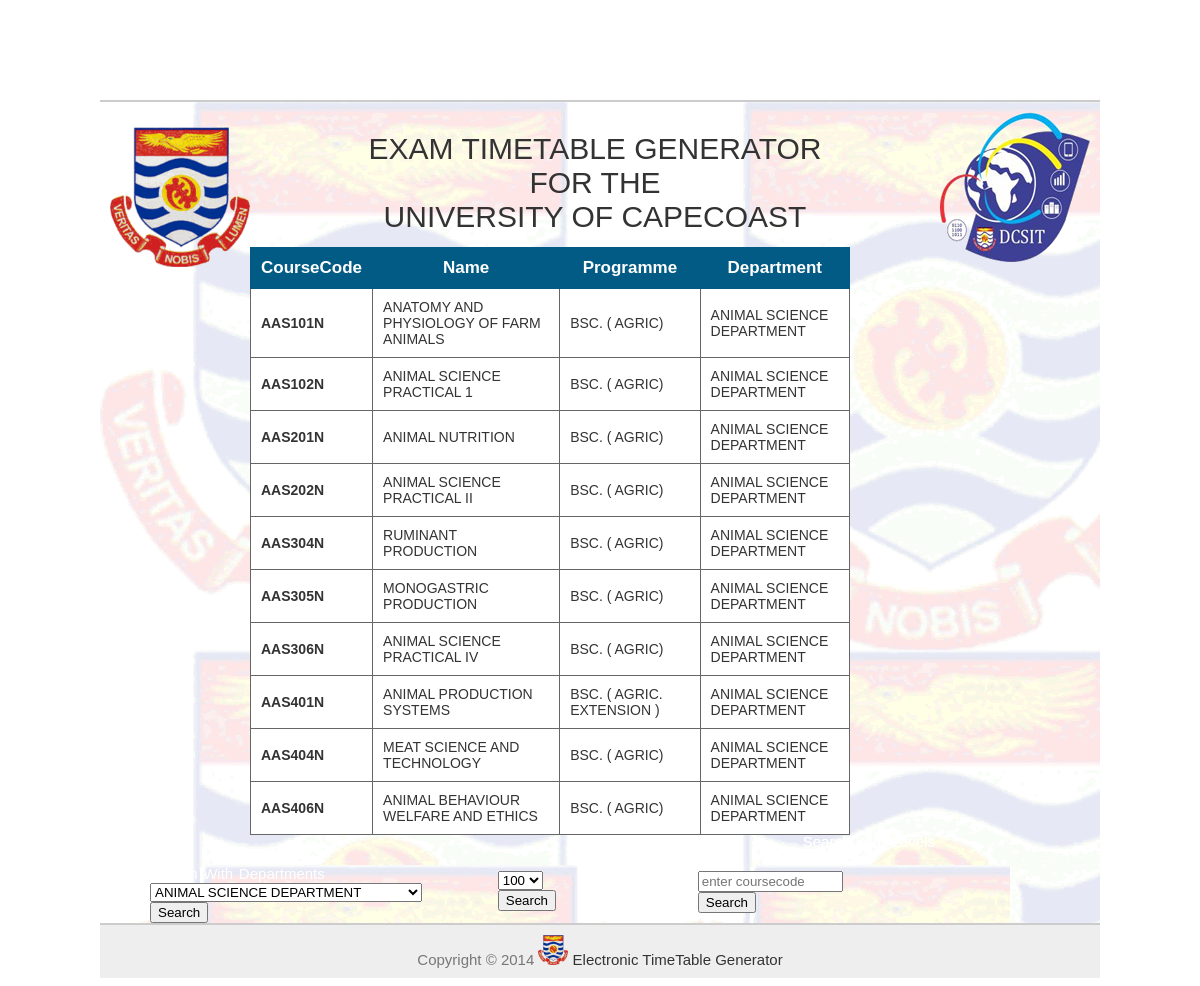
The page /sampleWebApp/finaladvancedSearch.php?departments=ANIMAL SCIENCE DEPARTMENT on the database its author committed.
### tables this page shows
CREATE TABLE IF NOT EXISTS `course` (
  `CourseId` int(11) NOT NULL AUTO_INCREMENT,
  `CourseCode` varchar(10) NOT NULL,
  `Name` varchar(255) NOT NULL,
  `Level` int(4) NOT NULL,
  `Number_Of_Students` int(255) NOT NULL,
  `Programme` varchar(255) NOT NULL,
  `Department` varchar(255) NOT NULL,
  PRIMARY KEY (`CourseId`)
);

### sampleWebApp/finaladvancedSearch.php (the view, shortened to what this page needs)
<!DOCTYPE html>
<html xmlns="http://www.w3.org/1999/xhtml" xml:lang="en">
<head>
<link rel="stylesheet" href="css/main.css" type="text/css" />
<link rel="stylesheet" href="css/table.css" type="text/css" />
<link rel="stylesheet" href="css/paginationStyle.css" type="text/css" />
</head>
<body>
<div id="container">
  <div id="header">
		<?php include 'header.php'?>
  </div>
<?php
    $query = $_GET['departments'];
    $min_length = 3;
    if(strlen($query) >= $min_length){
        $query = htmlspecialchars($query);
		$query = strtoupper($query);
        $query = mysql_real_escape_string($query);
        $raw_results = mysql_query("SELECT * FROM course
            WHERE (`department` LIKE '%".$query."%')") or die(mysql_error());
        if(mysql_num_rows($raw_results) > 0){
				echo '<table border = "1" style="margin-top:-35px;margin-left:150px;" >';
				echo
						'<tr>
							<th            >CourseCode  </th>
							<th colspan = 2>Name  </th>
							<th colspan = 2>Programme </th>
							<th colspan = 2>Department </th>
						</tr>';
	           while($results = mysql_fetch_array($raw_results)){
				echo
							'<tr>
								<td><strong>' . $results['CourseCode'] . '</strong></td>
								<td colspan = 2>' . $results['Name'] . '</td>
								<td colspan = 2>' . $results['Programme'] . '</td>
								<td colspan = 2>' . $results['Department'] . '</td>
							</tr>';
            }
        }
        else{
            $error_search = "NO RESULTS";
        }
    }
    else{
    }
	echo '</table>';
?>
  <div id="content">
  <div id = "form" style = "width = 500px;margin-right:10px;margin-left:40px;color:white;">
  <p style = "width:300px;margin:0 0 0 0;padding: 0 0 0 0;">Search With Departments</p>
	<form action="finaladvancedSearchResults.php" method="GET" id = "departments" name = "departments" style= "width=300px" >
		<select name = "departments" >
			<option>ANIMAL SCIENCE DEPARTMENT</option>
			</select>
			<br />
		<input type="submit" value="Search" />
	</form>
	<form action="finaladvancedSearchLevels.php" method="GET" id = "levels" name = "levels" style="float:right;margin-right:60px;color:white;">
		<p style = "margin-top:-95px;margin-left:300px; display:hidden;" >Search With Levels</p>
		<select name = "levels" >
			<option>100</option>
		</select>
			<br />
		<input type="submit" value="Search" />
	</form>
	<form action="finalsearchCourse.php" method="GET" id = "levels" name = "levels" style="float:right;margin-right:60px;">
		<p style = "margin-top:-95px;margin-left:100px; display:hidden;" >Search With Levels</p>
		<input type="text" size = "15" name="query" placeholder = "enter coursecode" />
		<br />
		<input type="submit" value="Search" />
	</form>
  </div>
  </div>
  <div id="footer">
		<?php include 'footer.php'?>
  </div>
</div>
</body>
</html>

### sampleWebApp/css/main.css (style rules this page uses)
body { background-color:#fff; background-position:center; background-repeat:repeat-y; font-family: "Lucida Grande","Lucida Sans Unicode",geneva,verdana,sans-serif; font-size:10px; color:#777; }
#container { width:1000px; margin-top:100px; margin-left:auto; margin-right:auto; margin-bottom:0; background-image:url(images/background.gif); }
#header { margin:15px 0 0 0; padding:10px 10px 10px 10px; border-top:2px solid #ccc; height:150px; }
#content { margin:30px 50px 50px 10px; background-image: url(background.gif); background-repeat: repeat; font-size:15px; width:900px; }
#content p { padding:5px; line-height:18px; word-spacing: 0.1em; }
#footer { background-color:#eee; border-top:2px solid #ccc; padding:10px; text-align:center; font-size:15px; margin-top:-50px; }

### sampleWebApp/css/table.css (style rules this page uses)
table { font-family: arial,sans-serif; font-size:14px; color:#333333; border: solid 1px #666; border-collapse: collapse; }
table th { font-size:17px; border: solid 1px #025B85; padding: 10px; background-color: #025B85; color:#fff; }
table td { padding: 10px; border: solid 1px #666; background-color: #ffffff; }

### sampleWebApp/css/paginationStyle.css (style rules this page uses)
tr:nth-child(even) { background: #CCC }

### rows shown on the page
course: CourseCode "AAS101N", Name "ANATOMY AND PHYSIOLOGY OF FARM ANIMALS", Programme "BSC. ( AGRIC)", Department "ANIMAL SCIENCE DEPARTMENT"
course: CourseCode "AAS102N", Name "ANIMAL SCIENCE PRACTICAL 1", Programme "BSC. ( AGRIC)", Department "ANIMAL SCIENCE DEPARTMENT"
course: CourseCode "AAS201N", Name "ANIMAL NUTRITION", Programme "BSC. ( AGRIC)", Department "ANIMAL SCIENCE DEPARTMENT"
course: CourseCode "AAS202N", Name "ANIMAL SCIENCE PRACTICAL II", Programme "BSC. ( AGRIC)", Department "ANIMAL SCIENCE DEPARTMENT"
course: CourseCode "AAS304N", Name "RUMINANT PRODUCTION", Programme "BSC. ( AGRIC)", Department "ANIMAL SCIENCE DEPARTMENT"
course: CourseCode "AAS305N", Name "MONOGASTRIC PRODUCTION", Programme "BSC. ( AGRIC)", Department "ANIMAL SCIENCE DEPARTMENT"
course: CourseCode "AAS306N", Name "ANIMAL SCIENCE PRACTICAL IV", Programme "BSC. ( AGRIC)", Department "ANIMAL SCIENCE DEPARTMENT"
course: CourseCode "AAS401N", Name "ANIMAL PRODUCTION SYSTEMS", Programme "BSC. ( AGRIC. EXTENSION )", Department "ANIMAL SCIENCE DEPARTMENT"
course: CourseCode "AAS404N", Name "MEAT SCIENCE AND TECHNOLOGY", Programme "BSC. ( AGRIC)", Department "ANIMAL SCIENCE DEPARTMENT"
course: CourseCode "AAS406N", Name "ANIMAL BEHAVIOUR WELFARE AND ETHICS", Programme "BSC. ( AGRIC)", Department "ANIMAL SCIENCE DEPARTMENT"
